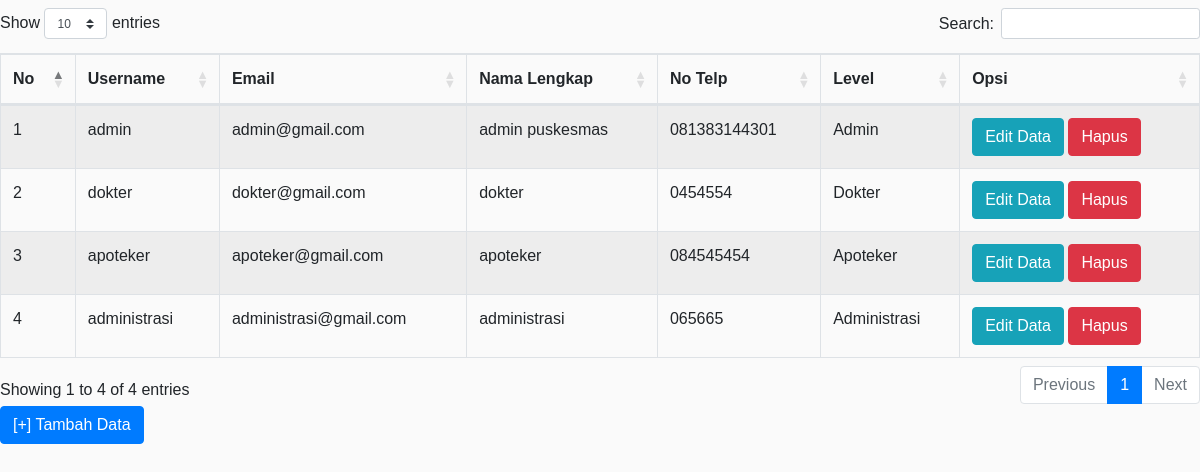
/admin/user/user.php, run on the app's committed database.
### tables this page shows
CREATE TABLE `user` (
  `id_user` int(11) NOT NULL,
  `username` varchar(30) NOT NULL,
  `password` varchar(30) NOT NULL,
  `email` varchar(30) NOT NULL,
  `nama_lengkap` varchar(30) NOT NULL,
  `no_telp` varchar(30) NOT NULL,
  `sebagai` varchar(30) NOT NULL
);

### admin/user/user.php (the view, shortened to what this page needs)
<?php include '../koneksi.php'; ?>
<!DOCTYPE html>
<html>
<head>
    <link rel="stylesheet" type="text/css" href="https://cdnjs.cloudflare.com/ajax/libs/twitter-bootstrap/4.1.3/css/bootstrap.css">
    <link rel="stylesheet" type="text/css" href="https://cdn.datatables.net/1.10.20/css/dataTables.bootstrap4.min.css">
     <link rel="stylesheet" type="text/css" href="https://cdnjs.cloudflare.com/ajax/libs/twitter-bootstrap/4.1.3/css/bootstrap.css">
    <link rel="stylesheet" href="../dist/css/bootstrap.min.css">
    <link rel="stylesheet" href="../dist/css/style4.css">
</head>
<body>
    <table id="example" class="table table-striped table-bordered" style="width:100%">
	<thead>
		<tr>
			<th> No </th>
			<th>Username</th>
			<th>Email</th>
			<th>Nama Lengkap</th>
			<th>No Telp</th>
			<th> Level </th>
			<th>Opsi</th>
		</tr>
	</thead>
		<?php $nomer=1; ?>
		<?php $ambil = $koneksi->query("SELECT * FROM user "); ?>
		<?php while ($tampil = $ambil->fetch_assoc()) {
		?>
		<tr>
			<td><?php echo $nomer; ?></td>
			<td><?php echo $tampil['username']; ?></td>
			<td><?php echo $tampil['email']; ?></td>
			<td><?php echo $tampil['nama_lengkap']; ?></td>
			<td><?php echo $tampil['no_telp']; ?></td>
			<td><?php echo $tampil['sebagai']; ?></td>
			<td><a href="menu.php?halaman=edit_user&id=<?php echo $tampil['id_user'] ?>" class="btn btn-info"> Edit Data</a>
				<a href="menu.php?halaman=hapus_user&id=<?php echo $tampil['id_user'] ?>" class="btn btn-danger" onclick="return confirm('Apakah Anda Yakin Ingin Menghapus User Ini')"> Hapus </a></td>
		</tr>
	<?php $nomer++; ?>
	<?php } ?>
</table>
</body>
</html>
<a href="menu.php?halaman=tambah_user" class="btn btn-primary"> [+] Tambah Data </a>

### data on the page
user: username "admin", email "admin@gmail.com", nama_lengkap "admin puskesmas", no_telp "081383144301", sebagai "Admin"
user: username "dokter", email "dokter@gmail.com", nama_lengkap "dokter", no_telp "0454554", sebagai "Dokter"
user: username "apoteker", email "apoteker@gmail.com", nama_lengkap "apoteker", no_telp "084545454", sebagai "Apoteker"
user: username "administrasi", email "administrasi@gmail.com", nama_lengkap "administrasi", no_telp "065665", sebagai "Administrasi"
